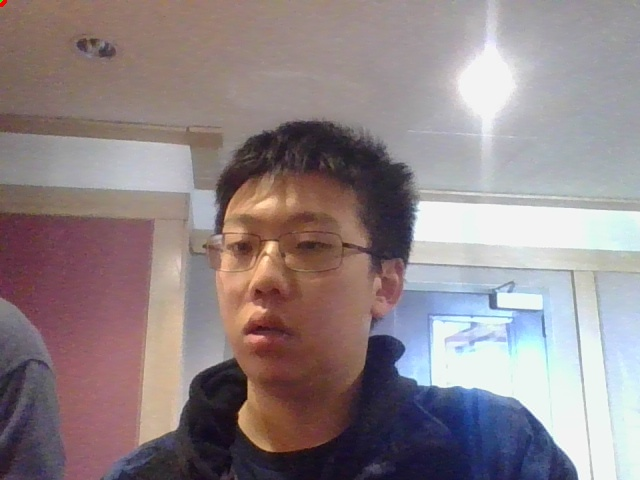
#> input picture mediaPipeHack/imageBuffer/tmp_frame_0.jpg, 640 x 480 px; its folder holds only this picture in this run
$ python readImg.py
#> lines starting #> are read from the running program, lines starting #| are printed output that depends on the picture; after the words box and inside, x2 and y2 are one past the last pixel; in counts of white or black regions, pixels touching at a corner belong together
import os
import cv2

bgr_low = (0, 150, 0)
bgr_high = (50, 255, 50)

while True:
    image_buffer_directory = 'imageBuffer/'

    recent_1 = []
    recent_2 = []

    images = os.listdir(image_buffer_directory)

    for i in range(len(images)):

        f = image_buffer_directory + images[i]
        time = os.path.getmtime(f)

        if i == 0:
            recent_1 = [f, time]
        elif i == 1:
            recent_2 = [f, time]
        else:
            replace = min([recent_1, recent_2], key=lambda x: x[1])
            if replace[1] < time:
                replace[0] = f
                replace[1] = time

    frame = cv2.imread(recent_1[0])
#> frame is the input picture: shape (480, 640, 3); mean B, G, R 135.4, 132.6, 144.9
    if frame is None:
        continue
    height, width, channels = frame.shape
#> height = 480; width = 640; channels = 3
    if height == 0 or width == 0:
        continue

    mask = cv2.inRange(frame, bgr_low, bgr_high)
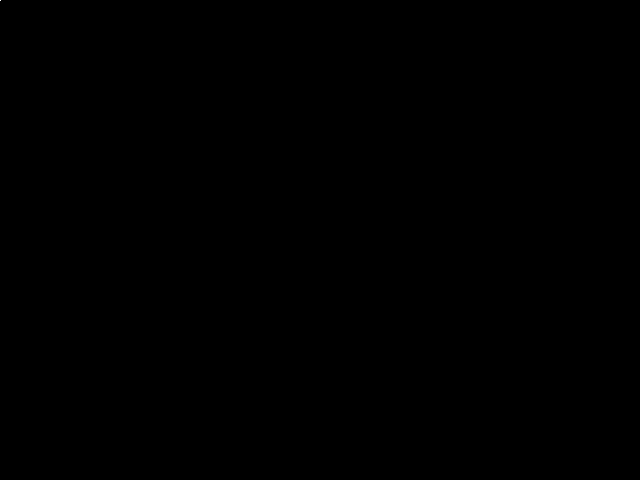
#> mask: shape (480, 640); 0% white in thin lines or dots, all inside (x1, y1, x2, y2) = (0, 0, 1, 1)

    cv2.imshow("frame", frame)
    cv2.imshow("mask", mask)

    key = cv2.waitKey(30)
#> (key q is pressed here)

    if key == ord("q"):
        break
